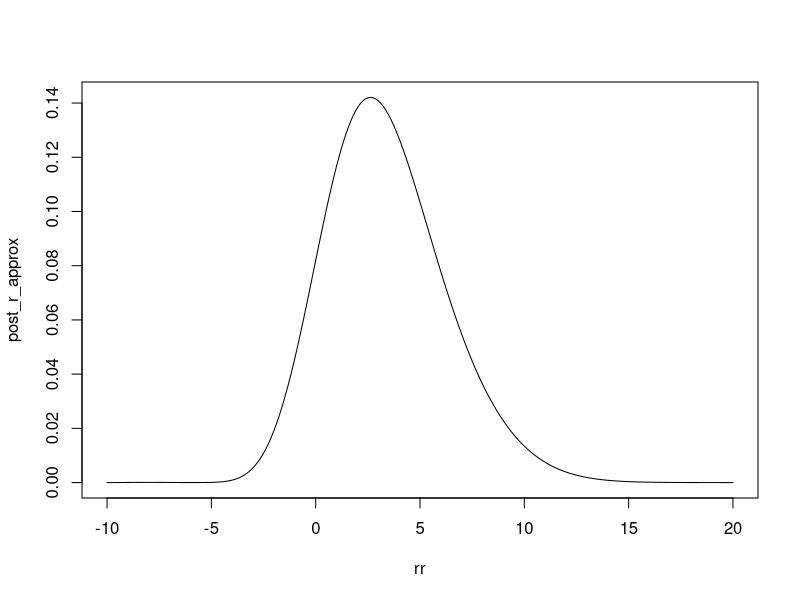
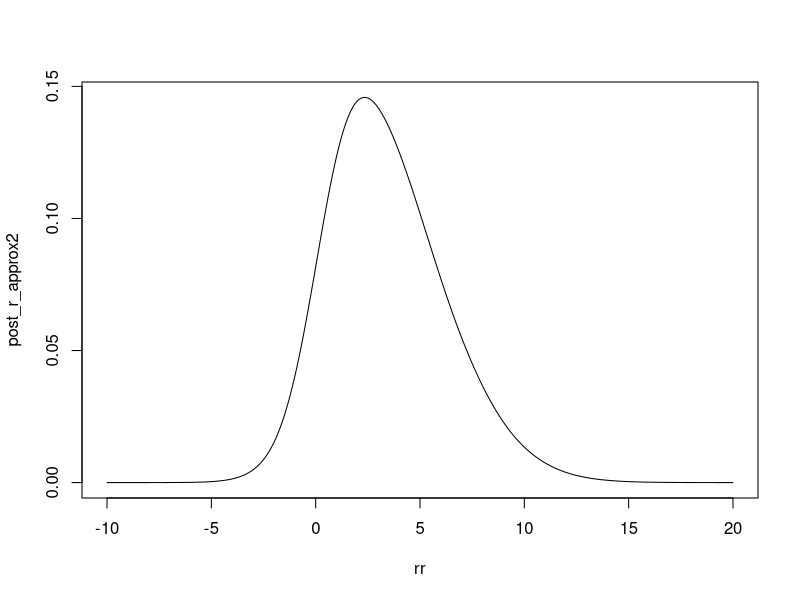

These charts were generated, in order, by the following R code:
## ---- chunk 1
base_name = paste(knitr::current_input(), '_figs/', sep='')
knitr::opts_chunk$set(
  cache.path=paste('_knitr_cache/', base_name, sep='/'),
  fig.path=paste('figure/', base_name, sep='/'),
  dpi=300
)
## ---- chunk 2
# log h(r), where h(r) = p(y|r)p(r)
h = function(r, y=1) {
  p = 1/(1+exp(-r))
  llik = sum(dbinom(y, 1, p, log=TRUE))
  lprior = dnorm(r, 1, 4, log=TRUE)
  return(exp(llik + lprior))
}
## ---- chunk 3
# design points
m = 10
design = data.frame(xx=seq(-10, 20, len=m))
design$hh = sapply(design$xx, h)
## ---- chunk 4
doit = function(r, design) {

  m = nrow(design)

  GGfun = function(xx, yy, sigma2) {
    drop(exp(-0.5/sigma2 * outer(xx, yy, '-')^2))
  }
  
  # leave-one-out MSE as function of the kernel width
  wmscv = function(sigma2) {
    GG_ = GGfun(design$xx, design$xx, sigma2)
    GGinv_ = solve(GG_)
    ee_ = drop(1/diag(GGinv_) * GGinv_ %*% sqrt(design$hh))
    wmscv = 1/m * drop(ee_ %*% diag(diag(GGinv_)) %*% ee_)
    return(wmscv)
  }
  
  # minimise wmscv wrt sigma2
  opt = optimize(wmscv, c(1e-6, diff(range(design$xx))))
  sigma2_opt = opt$minimum

  # apply approximation
  GG_ = GGfun(design$xx, design$xx, sigma2_opt)
  bb = drop(solve(GG_, sqrt(design$hh)))

  # approximate target function at input points
  bGG2b_ = drop(bb %*% GGfun(design$xx, design$xx, 2*sigma2_opt) %*% bb)
  post_r = sapply(r, function(rr) {
    gg = GGfun(rr, design$xx, sigma2_opt)
    (sum(bb * gg))^2 / (sqrt(pi*sigma2_opt) * bGG2b_)
  })
  return(post_r)
}
## ---- chunk 5
rr = seq(-10, 20, .1)
post_r_approx = doit(rr, design)
plot(rr, post_r_approx, type='l')
## ---- chunk 6
m2 = 20
design2 = data.frame(xx=seq(-10, 20, len=m2))
design2$hh = sapply(design2$xx, h)
post_r_approx2 = doit(rr, design2)
plot(rr, post_r_approx2, type='l')
